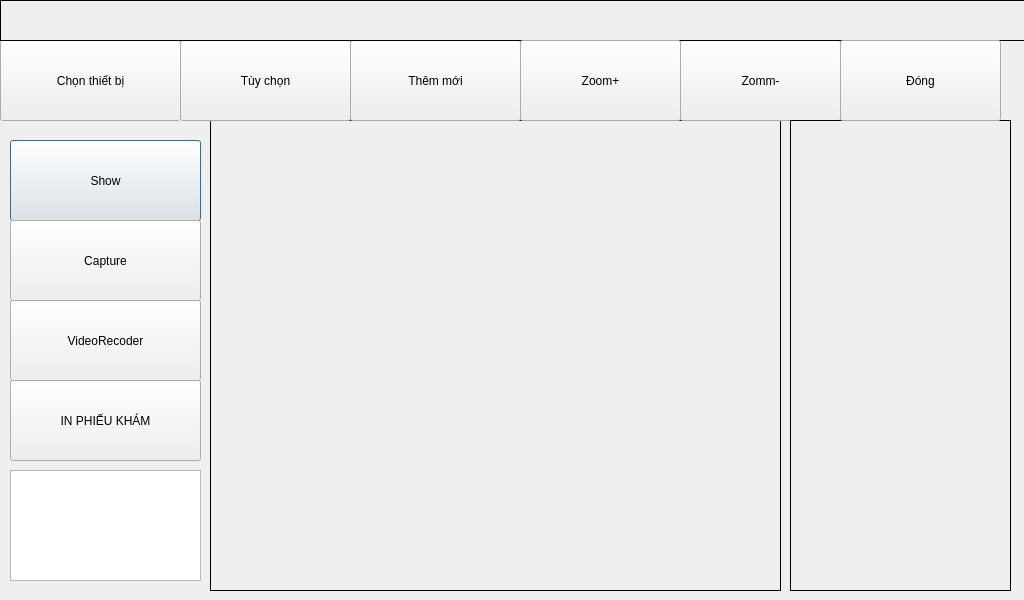
<?xml version="1.0" encoding="UTF-8"?>
<ui version="4.0">
 <class>Dialog</class>
 <widget class="QDialog" name="Dialog">
  <property name="geometry">
   <rect>
    <x>0</x>
    <y>0</y>
    <width>1024</width>
    <height>600</height>
   </rect>
  </property>
  <property name="windowTitle">
   <string>Dialog</string>
  </property>
  <widget class="QTextBrowser" name="TEXT">
   <property name="geometry">
    <rect>
     <x>10</x>
     <y>470</y>
     <width>191</width>
     <height>111</height>
    </rect>
   </property>
  </widget>
  <widget class="QLabel" name="imgLabel">
   <property name="geometry">
    <rect>
     <x>210</x>
     <y>120</y>
     <width>571</width>
     <height>471</height>
    </rect>
   </property>
   <property name="autoFillBackground">
    <bool>false</bool>
   </property>
   <property name="frameShape">
    <enum>QFrame::Box</enum>
   </property>
   <property name="text">
    <string/>
   </property>
  </widget>
  <widget class="QPushButton" name="SHOW">
   <property name="geometry">
    <rect>
     <x>10</x>
     <y>140</y>
     <width>191</width>
     <height>81</height>
    </rect>
   </property>
   <property name="text">
    <string>Show</string>
   </property>
  </widget>
  <widget class="QPushButton" name="CAPTURE">
   <property name="geometry">
    <rect>
     <x>10</x>
     <y>220</y>
     <width>191</width>
     <height>81</height>
    </rect>
   </property>
   <property name="text">
    <string>Capture</string>
   </property>
  </widget>
  <widget class="QPushButton" name="NEXT">
   <property name="geometry">
    <rect>
     <x>680</x>
     <y>40</y>
     <width>161</width>
     <height>81</height>
    </rect>
   </property>
   <property name="text">
    <string>Zomm-</string>
   </property>
  </widget>
  <widget class="QLabel" name="imgLabel_2">
   <property name="geometry">
    <rect>
     <x>0</x>
     <y>0</y>
     <width>1922</width>
     <height>41</height>
    </rect>
   </property>
   <property name="autoFillBackground">
    <bool>false</bool>
   </property>
   <property name="frameShape">
    <enum>QFrame::Box</enum>
   </property>
   <property name="text">
    <string/>
   </property>
   <property name="pixmap">
    <pixmap>ngang2.png</pixmap>
   </property>
  </widget>
  <widget class="QLabel" name="imgLabel_3">
   <property name="geometry">
    <rect>
     <x>790</x>
     <y>120</y>
     <width>221</width>
     <height>471</height>
    </rect>
   </property>
   <property name="autoFillBackground">
    <bool>false</bool>
   </property>
   <property name="frameShape">
    <enum>QFrame::Box</enum>
   </property>
   <property name="text">
    <string/>
   </property>
  </widget>
  <widget class="QPushButton" name="NEXT_2">
   <property name="geometry">
    <rect>
     <x>0</x>
     <y>40</y>
     <width>181</width>
     <height>81</height>
    </rect>
   </property>
   <property name="text">
    <string>Chọn thiết bị</string>
   </property>
  </widget>
  <widget class="QPushButton" name="NEXT_4">
   <property name="geometry">
    <rect>
     <x>180</x>
     <y>40</y>
     <width>171</width>
     <height>81</height>
    </rect>
   </property>
   <property name="text">
    <string>Tùy chọn</string>
   </property>
  </widget>
  <widget class="QPushButton" name="NEXT_5">
   <property name="geometry">
    <rect>
     <x>350</x>
     <y>40</y>
     <width>171</width>
     <height>81</height>
    </rect>
   </property>
   <property name="text">
    <string>Thêm mới</string>
   </property>
  </widget>
  <widget class="QPushButton" name="CAPTURE_2">
   <property name="geometry">
    <rect>
     <x>10</x>
     <y>300</y>
     <width>191</width>
     <height>81</height>
    </rect>
   </property>
   <property name="text">
    <string>VideoRecoder</string>
   </property>
  </widget>
  <widget class="QPushButton" name="CAPTURE_3">
   <property name="geometry">
    <rect>
     <x>520</x>
     <y>40</y>
     <width>161</width>
     <height>81</height>
    </rect>
   </property>
   <property name="text">
    <string>Zoom+</string>
   </property>
  </widget>
  <widget class="QPushButton" name="NEXT_3">
   <property name="geometry">
    <rect>
     <x>10</x>
     <y>380</y>
     <width>191</width>
     <height>81</height>
    </rect>
   </property>
   <property name="text">
    <string>IN PHIẾU KHÁM</string>
   </property>
  </widget>
  <widget class="QPushButton" name="NEXT_7">
   <property name="geometry">
    <rect>
     <x>840</x>
     <y>40</y>
     <width>161</width>
     <height>81</height>
    </rect>
   </property>
   <property name="text">
    <string>Đóng</string>
   </property>
  </widget>
  <zorder>TEXT</zorder>
  <zorder>imgLabel</zorder>
  <zorder>SHOW</zorder>
  <zorder>NEXT</zorder>
  <zorder>imgLabel_3</zorder>
  <zorder>NEXT_2</zorder>
  <zorder>NEXT_4</zorder>
  <zorder>NEXT_5</zorder>
  <zorder>imgLabel_2</zorder>
  <zorder>CAPTURE</zorder>
  <zorder>CAPTURE_2</zorder>
  <zorder>CAPTURE_3</zorder>
  <zorder>NEXT_3</zorder>
  <zorder>NEXT_7</zorder>
 </widget>
 <resources/>
 <connections/>
</ui>
